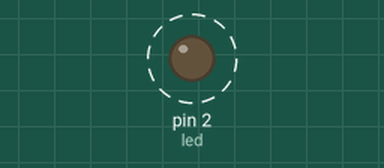
This program was run on a simulated MicroPython board. On the bench: output pins drawn as LEDs (lit = HIGH). Dashed ring = blinking.

Above: at 0.2 s.
Timing chart, 0 to 3.0 s (numbered marks = the images above):
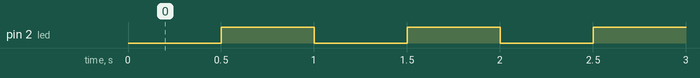

Measured:
- by itself, pin 2 (led): alternates HIGH for 0.50 s and LOW for 0.50 s, 10 changes in all, then stays LOW

The program:

timer02.py
```python
from machine import Pin,Timer
import time

led = Pin(2, Pin.OUT) # DPIO2(D4)內建Led
timer = Timer(1)
counter=0

def show(t):
    global counter
    counter+=1
    led.value(not led.value())   #燈閃爍
    if counter==10:
        t.deinit()

timer.init(period=500, mode=Timer.PERIODIC, callback=show)

try:
    while True:
        pass
except:
    timer.deinit()
    print('stopped')
```
